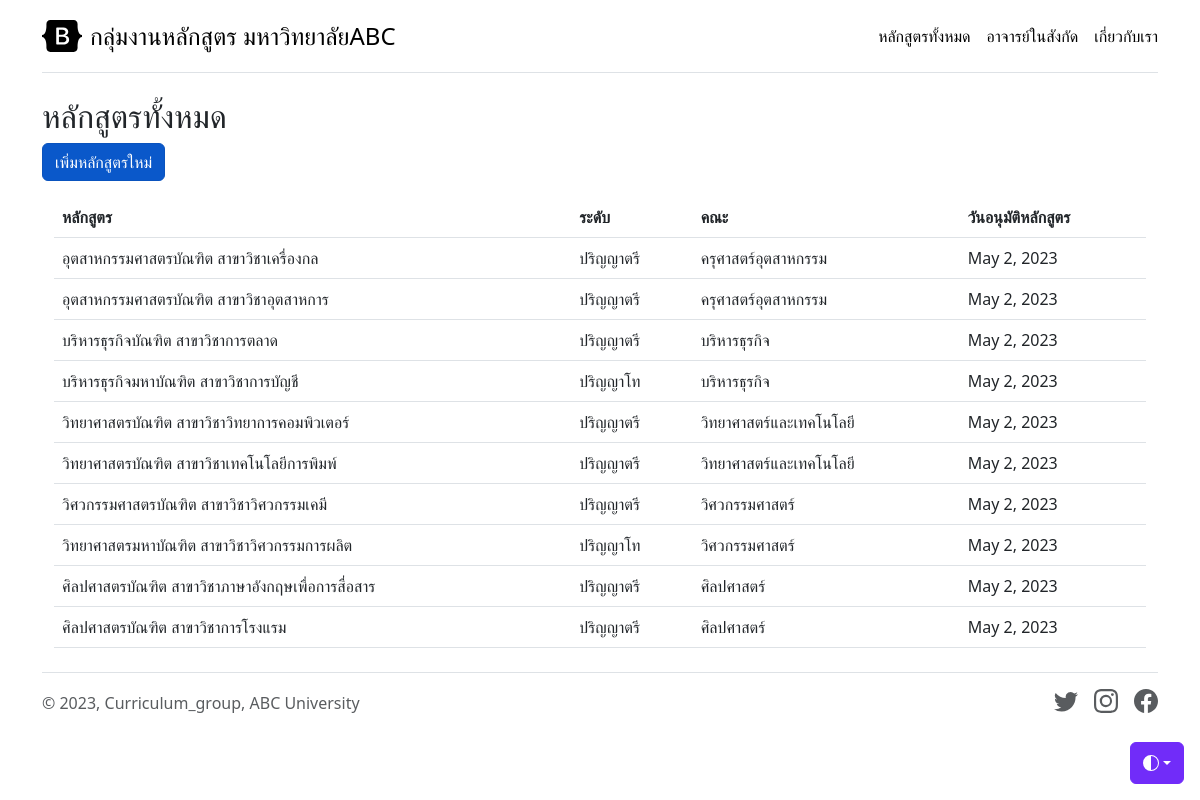
Before: / with the older database file.
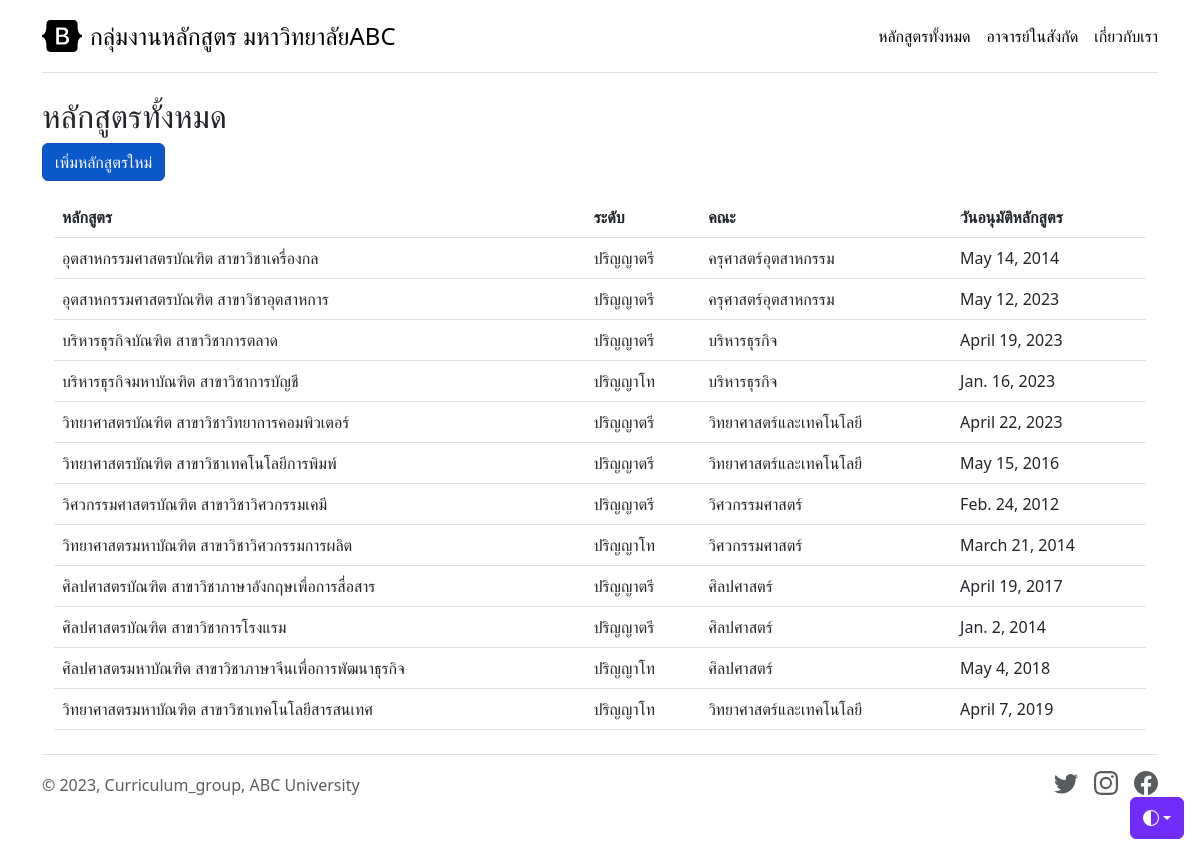
After: the same page with the newer database file.
### curriculums/models.py (models this page shows, shortened)
class Curriculum(models.Model):
    curriculum_degree= (
        ('ปริญญาตรี','ปริญญาตรี'),
        ('ปริญญาโท','ปริญญาโท'),
        ('ปริญญาเอก','ปริญญาเอก')
    )
    code = models.CharField(max_length=9)
    name = models.CharField(max_length=100)
    program = models.CharField(max_length=100)
    degree = models.CharField(max_length=40, choices=curriculum_degree,default='ปริญญาตรี')
    faculty = models.ForeignKey(Faculty, on_delete=models.CASCADE)
    approve_at = models.DateField()

class Faculty(models.Model):
    Faculty_type= (
        ('วิทยาศาสตร์และเทคโนโลยี','วิทยาศาสตร์และเทคโนโลยี'),
        ('มนุษยศาสตร์และสังคมศาสตร์','มนุษยศาสตร์และสังคมศาสตร์')
    )
    name = models.CharField(max_length=100)
    type = models.CharField(max_length=100, choices=Faculty_type)
    def __str__(self):
        return self.name

### curriculums/views.py (the view)
# urls.py: path('', Homepage, name='homepage'),
def Homepage(request):
    all_program = Curriculum.objects.all()
    context = {'all_program': all_program}
    return render(request, 'curriculums/homepage.html', context)

### curriculums/template/curriculums/homepage.html (shortened to what this page needs)
{% extends 'curriculums/base.html' %}
{% block content %}
<h2>หลักสูตรทั้งหมด</h2>
<a type="button" class="btn btn-primary active" href="{% url 'curriculum_add' %}">เพิ่มหลักสูตรใหม่</a>
<div class="container mt-3">
    <table class="table table-hover">
      <thead>
        <tr>
          <th>หลักสูตร</th>
          <th>ระดับ</th>
          <th>คณะ</th>
          <th>วันอนุมัติหลักสูตร</th>
        </tr>
      </thead>
      <tbody>
        {% for c in all_program %}
        <tr>
          <td>{{c.name}} สาขาวิชา{{c.program}}</td>
          <td>{{c.degree}}</td>
          <td>{{c.faculty}}</td>
          <td>{{c.approve_at}}</td>
        </tr>
        {% endfor %}
      </tbody>
    </table>
  </div>
{% endblock content %}

### curriculums/template/curriculums/base.html (shortened to what this page needs)
<!doctype html>
<html lang="en" data-bs-theme="auto">
  <head><script src="https://getbootstrap.com/docs/5.3/assets/js/color-modes.js"></script>
<link href="https://getbootstrap.com/docs/5.3/dist/css/bootstrap.min.css" rel="stylesheet">
    <link href="https://getbootstrap.com/docs/5.3/examples/pricing/pricing.css" rel="stylesheet">
  </head>
  <body>
    <div class="dropdown position-fixed bottom-0 end-0 mb-3 me-3 bd-mode-toggle">
      <button class="btn btn-bd-primary py-2 dropdown-toggle d-flex align-items-center"
              id="bd-theme"
              type="button"
              aria-expanded="false"
              data-bs-toggle="dropdown"
              aria-label="Toggle theme (auto)">
        <svg class="bi my-1 theme-icon-active" width="1em" height="1em"><use href="#circle-half"></use></svg>
      </button>
    </div>
<div class="container py-3">
  <header>
    <div class="d-flex flex-column flex-md-row align-items-center pb-3 mb-4 border-bottom">
      <a href="/" class="d-flex align-items-center link-body-emphasis text-decoration-none">
        <span class="fs-4">กลุ่มงานหลักสูตร มหาวิทยาลัยABC</span>
      </a>
      <nav class="d-inline-flex mt-2 mt-md-0 ms-md-auto">
        <a class="me-3 py-2 link-body-emphasis text-decoration-none" href="{% url 'homepage' %}">หลักสูตรทั้งหมด</a>
        <a class="me-3 py-2 link-body-emphasis text-decoration-none" href="{% url 'lecturers' %}">อาจารย์ในสังกัด</a>
        <a class="py-2 link-body-emphasis text-decoration-none" href="{% url 'about' %}">เกี่ยวกับเรา</a>
      </nav>
    </div>
  </header>
  <main>
    {% block content %}{% endblock content %}
  </main>
  <footer class="d-flex flex-wrap justify-content-between align-items-center py-3 my-4 border-top">
    <div class="col-md-4 d-flex align-items-center">
      <span class="mb-3 mb-md-0 text-body-secondary">&copy; 2023, Curriculum_group, ABC University</span>
    </div>
    <ul class="nav col-md-4 justify-content-end list-unstyled d-flex">
      <li class="ms-3"><a class="text-body-secondary" href="#"><svg class="bi" width="24" height="24"><use xlink:href="#twitter"/></svg></a></li>
      <li class="ms-3"><a class="text-body-secondary" href="#"><svg class="bi" width="24" height="24"><use xlink:href="#instagram"/></svg></a></li>
      <li class="ms-3"><a class="text-body-secondary" href="#"><svg class="bi" width="24" height="24"><use xlink:href="#facebook"/></svg></a></li>
    </ul>
  </footer>
</div>
  </body>
</html>

### curriculums/template/curriculums/base.html (style rules this page uses)
.bi { vertical-align: -.125em; fill: currentColor; }
.btn-bd-primary { --bd-violet-bg: #712cf9; --bd-violet-rgb: 112.520718, 44.062154, 249.437846; --bs-btn-font-weight: 600; --bs-btn-color: var(--bs-white); --bs-btn-bg: var(--bd-violet-bg); --bs-btn-border-color: var(--bd-violet-bg); --bs-btn-hover-color: var(--bs-white); --bs-btn-hover-bg: #6528e0; --bs-btn-hover-border-color: #6528e0; --bs-btn-focus-shadow-rgb: var(--bd-violet-rgb); --bs-btn-active-color: var(--bs-btn-hover-color); --bs-btn-active-bg: #5a23c8; --bs-btn-active-border-color: #5a23c8; }
.bd-mode-toggle { z-index: 1500; }

Changed rows visible on the page:
changed Curriculum "เครื่องกล": approve_at "May 2, 2023" → "May 14, 2014"
changed Curriculum "อุตสาหการ": approve_at "May 2, 2023" → "May 12, 2023"
changed Curriculum "บริหารธุรกิจบัณฑิต": approve_at "May 2, 2023" → "April 19, 2023"
changed Curriculum "บริหารธุรกิจมหาบัณฑิต": approve_at "May 2, 2023" → "Jan. 16, 2023"
changed Curriculum "วิทยาการคอมพิวเตอร์": approve_at "May 2, 2023" → "April 22, 2023"
changed Curriculum "เทคโนโลยีการพิมพ์": approve_at "May 2, 2023" → "May 15, 2016"
changed Curriculum "วิศวกรรมศาสตรบัณฑิต": approve_at "May 2, 2023" → "Feb. 24, 2012"
changed Curriculum "วิศวกรรมการผลิต": approve_at "May 2, 2023" → "March 21, 2014"
changed Curriculum "ภาษาอังกฤษเพื่อการสื่อสาร": approve_at "May 2, 2023" → "April 19, 2017"
changed Curriculum "การโรงแรม": approve_at "May 2, 2023" → "Jan. 2, 2014"
added Curriculum: name "ศิลปศาสตรมหาบัณฑิต", program "ภาษาจีนเพื่อการพัฒนาธุรกิจ", degree "ปริญญาโท", faculty "ศิลปศาสตร์", approve_at "May 4, 2018"
added Curriculum: name "วิทยาศาสตรมหาบัณฑิต", program "เทคโนโลยีสารสนเทศ", degree "ปริญญาโท", faculty "วิทยาศาสตร์และเทคโนโลยี", approve_at "April 7, 2019"
